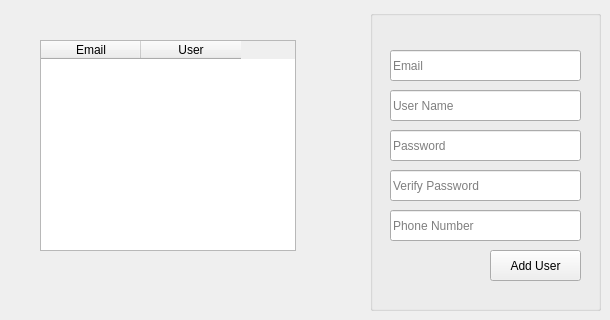
      <widget class="QWidget" name="tab_7">
       <attribute name="title">
        <string>Add New User</string>
       </attribute>
       <widget class="QGroupBox" name="groupBox">
        <property name="geometry">
         <rect>
          <x>370</x>
          <y>10</y>
          <width>231</width>
          <height>301</height>
         </rect>
        </property>
        <property name="title">
         <string/>
        </property>
        <widget class="QLineEdit" name="lineEdit_8">
         <property name="geometry">
          <rect>
           <x>20</x>
           <y>80</y>
           <width>191</width>
           <height>31</height>
          </rect>
         </property>
         <property name="placeholderText">
          <string>User Name</string>
         </property>
        </widget>
        <widget class="QLineEdit" name="lineEdit_9">
         <property name="geometry">
          <rect>
           <x>20</x>
           <y>120</y>
           <width>191</width>
           <height>31</height>
          </rect>
         </property>
         <property name="text">
          <string/>
         </property>
         <property name="echoMode">
          <enum>QLineEdit::Password</enum>
         </property>
         <property name="placeholderText">
          <string>Password</string>
         </property>
        </widget>
        <widget class="QLineEdit" name="lineEdit_10">
         <property name="geometry">
          <rect>
           <x>20</x>
           <y>160</y>
           <width>191</width>
           <height>31</height>
          </rect>
         </property>
         <property name="echoMode">
          <enum>QLineEdit::Password</enum>
         </property>
         <property name="placeholderText">
          <string>Verify Password</string>
         </property>
        </widget>
        <widget class="QLineEdit" name="lineEdit_11">
         <property name="geometry">
          <rect>
           <x>20</x>
           <y>40</y>
           <width>191</width>
           <height>31</height>
          </rect>
         </property>
         <property name="placeholderText">
          <string>Email</string>
         </property>
        </widget>
        <widget class="QLineEdit" name="lineEdit_12">
         <property name="geometry">
          <rect>
           <x>20</x>
           <y>200</y>
           <width>191</width>
           <height>31</height>
          </rect>
         </property>
         <property name="maxLength">
          <number>10</number>
         </property>
         <property name="placeholderText">
          <string>Phone Number</string>
         </property>
        </widget>
        <widget class="QPushButton" name="pushButton_6">
         <property name="geometry">
          <rect>
           <x>120</x>
           <y>240</y>
           <width>91</width>
           <height>31</height>
          </rect>
         </property>
         <property name="text">
          <string>Add User</string>
         </property>
        </widget>
       </widget>
       <widget class="QTableWidget" name="tableWidget_7">
        <property name="geometry">
         <rect>
          <x>40</x>
          <y>40</y>
          <width>256</width>
          <height>211</height>
         </rect>
        </property>
        <property name="alternatingRowColors">
         <bool>true</bool>
        </property>
        <property name="sortingEnabled">
         <bool>true</bool>
        </property>
        <column>
         <property name="text">
          <string>Email</string>
         </property>
        </column>
        <column>
         <property name="text">
          <string>User</string>
         </property>
        </column>
       </widget>
      </widget>
